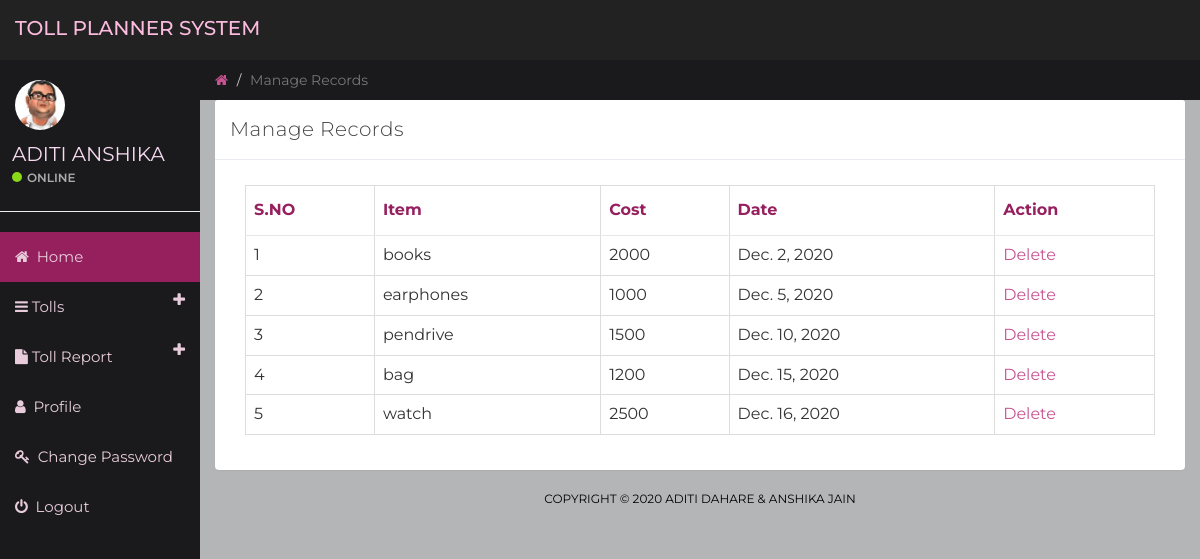
The page /manage_record (signed in) on the database its author committed.
### expense/models.py (models this page shows, shortened)
class tblexpense(models.Model):
    user = models.ForeignKey(User, on_delete=models.CASCADE, null=True)
    expensedate = models.DateField()
    expenseitem = models.CharField(max_length=100, null=True)
    expensecost = models.CharField(max_length=20, null=True)
    notedate    = models.DateField()

### expense/views.py (the view)
# urls.py: path('manage_record',manage_expense,name='manage_expense'),
def manage_expense(request):
    if not request.user.is_authenticated:
        return redirect('index')
    expense = tblexpense.objects.filter(user=request.user.id)
    d = {'expense':expense}
    return render(request, 'manage_record.html', d)

### expense/templates/manage_record.html (shortened to what this page needs)
{% load static %}
{% block body %}
<html>
<head>
	<link href="{% static 'css/bootstrap.min.css' %}" rel="stylesheet">
	<link href="{% static 'css/font-awesome.min.css' %}" rel="stylesheet">
	<link href="{% static 'css/datepicker3.css' %}" rel="stylesheet">
	<link href="{% static 'css/styles.css' %}" rel="stylesheet">
</head>
<body>
	{% include 'header.html' %}
	 {% include 'sidebar.html' %}
	<div class="col-sm-9 col-sm-offset-3 col-lg-10 col-lg-offset-2 main">
		<div class="row">
			<ol class="breadcrumb">
				<li><a href="#">
					<em class="fa fa-home"></em>
				</a></li>
				<li class="active" >Manage Records</li>
			</ol>
		</div>
		<div class="row">
			<div class="col-lg-12">
				<div class="panel panel-default">
					<div class="panel-heading">Manage Records</div>
					<div class="panel-body">
						<div class="col-md-12">
							<div class="table-responsive">
            <table class="table table-bordered mg-b-0">
              <thead>
                <tr>
                  <th>S.NO</th>
                  <th>Item</th>
                  <th>Cost</th>
                  <th>Date</th>
                  <th>Action</th>
                </tr>
              </thead>
              <tbody>
              {% for i in expense %}
                <tr>
                  <td>{{forloop.counter}}</td>
                  <td>{{i.expenseitem}}</td>
                  <td>{{i.expensecost}}</td>
                  <td>{{i.expensedate}}</td>
                  <td><a href="{% url 'delete_expense' i.id %}">Delete</a>
                </tr>
 {% endfor %}
              </tbody>
            </table>
          </div>
						</div>
					</div>
				</div>
			</div>
			{% include 'footer.html' %}
		</div>
	</div>
</body>
</html>
{% endblock %}

### expense/templates/header.html (shortened to what this page needs)
{% load static %}
<nav class="navbar navbar-custom navbar-fixed-top" role="navigation">
        <div class="container-fluid">
            <div class="navbar-header">
                <a class="navbar-brand" href="{% url 'dashboard' %}"><span>TOLL PLANNER SYSTEM </span> </a>
            </div>
        </div>
    </nav>

### expense/templates/sidebar.html (shortened to what this page needs)
{% load static %}
<div id="sidebar-collapse" class="col-sm-3 col-lg-2 sidebar">
        <div class="profile-sidebar">
            <div class="profile-userpic">
                <img src="{% static 'assets/images/download.jpg' %}" class="img-responsive" alt="">
            </div>
            <div class="profile-usertitle">
                <div class="profile-usertitle-name"> {{request.user.first_name}} </div>
                <div class="profile-usertitle-status"><span class="indicator label-success"></span>Online</div>
            </div>
        </div>
        <ul class="nav menu">
            <li class="active"><a href="{% url 'dashboard' %}"><em class="fa fa-home">&nbsp;</em> Home</a></li>
            <li class="parent "><a data-toggle="collapse" href="#sub-item-1">
                <em class="fa fa-navicon">&nbsp;</em>Tolls <span data-toggle="collapse" href="#sub-item-1" class="icon pull-right"><em class="fa fa-plus"></em></span>
                </a>
            </li>
  <li class="parent "><a data-toggle="collapse" href="#sub-item-2">
                <em class="fa fa-file">&nbsp;</em>Toll Report <span data-toggle="collapse" href="#sub-item-1" class="icon pull-right"><em class="fa fa-plus"></em></span>
                </a>
            </li>
            <li><a href="{% url 'userprofile' %}"><em class="fa fa-user">&nbsp;</em> Profile</a></li>
             <li><a href="{% url 'changepassword' %}"><em class="fa fa-key">&nbsp;</em> Change Password</a></li>
<li><a href="{% url 'logout' %}"><em class="fa fa-power-off">&nbsp;</em> Logout</a></li>
        </ul>
    </div>

### expense/templates/footer.html
<div class="col-sm-12">
				<p class="back-link"> COPYRIGHT © 2020 ADITI DAHARE & ANSHIKA JAIN </p>
			</div>

### expense/static/css/styles.css (style rules this page uses)
body { background: #b3b5b7; padding-top: 60px; font-size: 14px; font-family: "Montserrat", "Helvetica Neue", Helvetica, Arial, sans-serif; }
p { color: #000; }
a, a:hover, a:focus { color: #c75390 }
.navbar-custom { background: #222; height: 60px; }
.navbar-header .navbar-brand { color: #fff; font-size: 20px; text-transform: uppercase; font-weight: 500; height: 60px; padding-top: 18px; }
.navbar-header .navbar-brand span { color: #fbbbde; }
.label-success { background-color: #8ad919; }
.panel { border: 0; }
.panel-heading { font-size: 20px; font-weight: 300; letter-spacing: 0.025em; height: 60px; line-height: 38px; }
.panel-default .panel-heading { background: #fff; border-bottom: 1px solid #e9ecf2; color: #444444; }
.navbar { border: 0; }
.sidebar { display: block; padding: 0; display: none; box-shadow: none; background: #1a1a1d; }
.sidebar ul { margin: 20px 0px; }
@media (min-width: 768px) { .sidebar { display: block; position: fixed; top: 60px; bottom: 0; left: 0; z-index: 1000; display: block; margin: 0; padding: 0; overflow-x: hidden; overflow-y: auto; } }
@media (min-width: 768px) { .navbar-header { width: 100%; } }
.sidebar ul.nav .active a, .sidebar ul.nav li.parent a.active, .sidebar ul.nav .active > a:hover, .sidebar ul.nav li.parent a.active:hover, .sidebar ul.nav .active > a:focus, .sidebar ul.nav li.parent a.active:focus { color: #e8ccdb; background-color: #96205e; }
.sidebar ul.nav li a { height: 50px; font-size: 15px; line-height: 2em; color: #e8ccdb; }
.profile-sidebar { padding: 10px 0; border-bottom: 1px solid #e9ecf2; }
.indicator { width: 10px; height: 10px; display: inline-block; border-radius: 9999px; margin-right: 5px; }
.profile-userpic img { float: left; margin: 10px 0px 0px 15px; width: 50px; height: 50px; border-radius: 9999px !important; }
.profile-usertitle { float: left; text-align: left; margin: 10px 0 0 12px; }
.profile-usertitle-name { font-size: 20px; margin-bottom: 0px; color: #f7daf1; }
.profile-usertitle-status { text-transform: uppercase; color: #AAA; font-size: 12px; font-weight: 600; margin-bottom: 15px; }
.breadcrumb { border-radius: 0; padding: 10px 15px 10px 15px; background: #1a1a1d; margin: 0; }
.table { background: #fff; }
.table > thead > tr > th { border-bottom: 1px solid #e6e7e8; vertical-align: middle; height: 50px; color: #96205e; }
p.back-link { text-align: center; margin-bottom: 20px; font-size: 12px; text-transform: uppercase; }

### rows shown on the page
tblexpense: expenseitem "books", expensecost "2000", expensedate "Dec. 2, 2020"
tblexpense: expenseitem "earphones", expensecost "1000", expensedate "Dec. 5, 2020"
tblexpense: expenseitem "pendrive", expensecost "1500", expensedate "Dec. 10, 2020"
tblexpense: expenseitem "bag", expensecost "1200", expensedate "Dec. 15, 2020"
tblexpense: expenseitem "watch", expensecost "2500", expensedate "Dec. 16, 2020"

### other values the page prints
{{ request.user.first_name }} "ADITI ANSHIKA"
